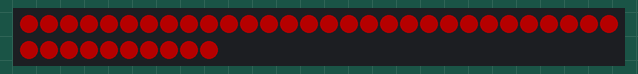
Recording of a sketch running on a simulated Arduino Uno, built with avr-gcc and run on an emulated ATmega328P. On the bench: 40 RGB LEDs in strip order, left to right, continuing on the next row. Dim RGB values are drawn brighter than linear; EEPROM starts erased.

Above: at 0.03 s.
At 0.97 s:
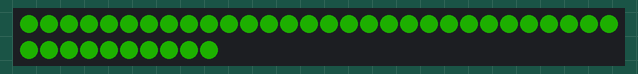
At 1.92 s:
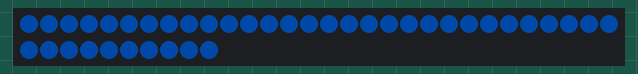
At 2.87 s:
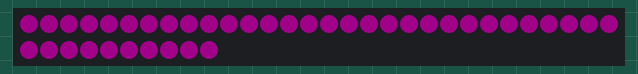
At 3.81 s:
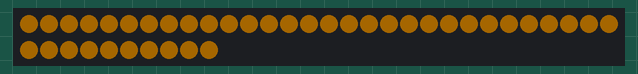

Measured:
- by itself, everything shown: repeats every 3.4 s, in 64 steps

The sketch:

PinkBoot.ino
```cpp
// Adafruit NeoPixel library.
#include <Adafruit_NeoPixel.h>

const uint8_t gamma[] PROGMEM = { // Gamma correction table for LED brightness
    0,  0,  0,  0,  0,  0,  0,  0,  0,  0,  0,  0,  0,  0,  0,  0,
    0,  0,  0,  0,  0,  0,  0,  0,  0,  0,  0,  0,  1,  1,  1,  1,
    1,  1,  1,  1,  1,  1,  1,  1,  1,  2,  2,  2,  2,  2,  2,  2,
    2,  3,  3,  3,  3,  3,  3,  3,  4,  4,  4,  4,  4,  5,  5,  5,
    5,  6,  6,  6,  6,  7,  7,  7,  7,  8,  8,  8,  9,  9,  9, 10,
   10, 10, 11, 11, 11, 12, 12, 13, 13, 13, 14, 14, 15, 15, 16, 16,
   17, 17, 18, 18, 19, 19, 20, 20, 21, 21, 22, 22, 23, 24, 24, 25,
   25, 26, 27, 27, 28, 29, 29, 30, 31, 32, 32, 33, 34, 35, 35, 36,
   37, 38, 39, 39, 40, 41, 42, 43, 44, 45, 46, 47, 48, 49, 50, 50,
   51, 52, 54, 55, 56, 57, 58, 59, 60, 61, 62, 63, 64, 66, 67, 68,
   69, 70, 72, 73, 74, 75, 77, 78, 79, 81, 82, 83, 85, 86, 87, 89,
   90, 92, 93, 95, 96, 98, 99,101,102,104,105,107,109,110,112,114,
  115,117,119,120,122,124,126,127,129,131,133,135,137,138,140,142,
  144,146,148,150,152,154,156,158,160,162,164,167,169,171,173,175,
  177,180,182,184,186,189,191,193,196,198,200,203,205,208,210,213,
  215,218,220,223,225,228,231,233,236,239,241,244,247,249,252,255 };

// NeoPixel Data Output Pin.
#define STRIP_PIN 12
// Number of NeoPixels
#define STRIP_PIX_MAX 40

// Init NeoPixel strip objects.
// Parameter 1 = number of pixels in strip.
// Parameter 2 = Arduino pin number (most are valid).
// Parameter 3 = pixel type flags, add together as needed:
//   NEO_KHZ800  800 KHz bitstream (most NeoPixel products w/WS2812 LEDs).
//   NEO_KHZ400  400 KHz (classic 'v1' (not v2) FLORA pixels, WS2811 drivers).
//   NEO_GRB     Pixels are wired for GRB bitstream (most NeoPixel products).
//   NEO_RGB     Pixels are wired for RGB bitstream (v1 FLORA pixels, not v2).
Adafruit_NeoPixel strip = Adafruit_NeoPixel(STRIP_PIX_MAX, STRIP_PIN, NEO_GRB + NEO_KHZ800);

// IMPORTANT: To reduce NeoPixel burnout risk:
//            Add a 1000 uF capacitor across pixel power leads.
//            Add a 300 - 500 Ohm resistor on first pixel's data input pin
//            and minimize distance between Arduino and first pixel.
//            Avoid connecting on a live circuit...if you must, connect GND first.

// EEPROM library.
#include <EEPROM.h>
// Persistent Shoe State.
byte shoeState = 0;
// Number of Shoe States.
#define SHOE_STATE_MAX 3

// setup() runs once at reset.
void setup() {
  // Init Strip.
  strip.begin();
  // Refresh Strip.
  strip.clear();
  strip.show();

  // EEPROM Init Code Base Address
  #define EEPROM_INIT_CODE_ADDR 0x00
  // Check EEPROM Init Code
  byte shoeStateInit[] = {0xde, 0xad, 0xbe, 0xaf, 0xaa};
  for(int b = EEPROM_INIT_CODE_ADDR; b < EEPROM_INIT_CODE_ADDR + sizeof(shoeStateInit); b++) {
    // EEPROM = Init Code?
    if(EEPROM.read(b) != shoeStateInit[b]) {
      // No, Write Init Code to EEPROM.
      EEPROM.write(b, shoeStateInit[b]);
      // Set Not Initialized Flag.
      shoeState = -1;
    }
  }
  // EEPROM Init Code?
  if(shoeState == 0) {
    // Yes, Read Shoe State from EEPROM.
    shoeState = EEPROM.read(sizeof(shoeStateInit));
  }
  // Increment Shoe State.
  shoeState++;
  if(shoeState >= SHOE_STATE_MAX) {
    shoeState = 0;
  }
  // Write Shoe State to EEPROM.
  EEPROM.write(sizeof(shoeStateInit), shoeState);
}

// loop() runs continuously after setup().
void loop() {
  switch(shoeState) {
    case 0: {
      // Rainbow Cycle. Brightness 75%. Speed 50 millis().
      strip.setBrightness(0x3f);
      #define RAINBOW_CYCLE_DLY 50
      while(true) {
        // Rainbow Color Offset.
        for(int rainbow = 0; rainbow < 256; rainbow+= 4) {
          // Set Pixels Color.
          for(int p = 0; p < strip.numPixels(); p++) {
            // Pixel Color = Rainbow + Pixel Offsets.
            strip.setPixelColor(p, wheelStrip(rainbow));
          }
          // Refresh Strip.
          strip.show();
          delay(RAINBOW_CYCLE_DLY);
        }
      }
    }
    case 1: {
      // Rainbow Wipe. Brightness 75%. Speed 50 millis().
      strip.setBrightness(0x3f);
      #define RAINBOW_WIPE_DLY 50
      while(true) {
        // Rainbow Color Offset.
        for(int rainbow = 0; rainbow < 256; rainbow+= 8) {
          // Set Pixels Color.
          for(int p = 0; p < strip.numPixels(); p++) {
            // Pixel Color = Rainbow + Pixel Offsets.
            strip.setPixelColor(p, wheelStrip((rainbow + p * 8) & 0xff));
          }
          // Refresh Strips.
          strip.show();
          delay(RAINBOW_WIPE_DLY);
        }
      }
    }
  }
}

// Input a value 0 to 255 to get a color value.
// The colours are a transition r - g - b - back to r.
uint32_t wheelStrip(byte wheelPos) {
  wheelPos = 255 - wheelPos;
  if(wheelPos < 85) {
    return strip.Color(255 - wheelPos * 3, 0, wheelPos * 3);
  }
  else if(wheelPos < 170) {
    wheelPos -= 85;
    return strip.Color(0, wheelPos * 3, 255 - wheelPos * 3);
  }
  else {
    wheelPos -= 170;
    return strip.Color(wheelPos * 3, 255 - wheelPos * 3, 0);
  }
}
```
